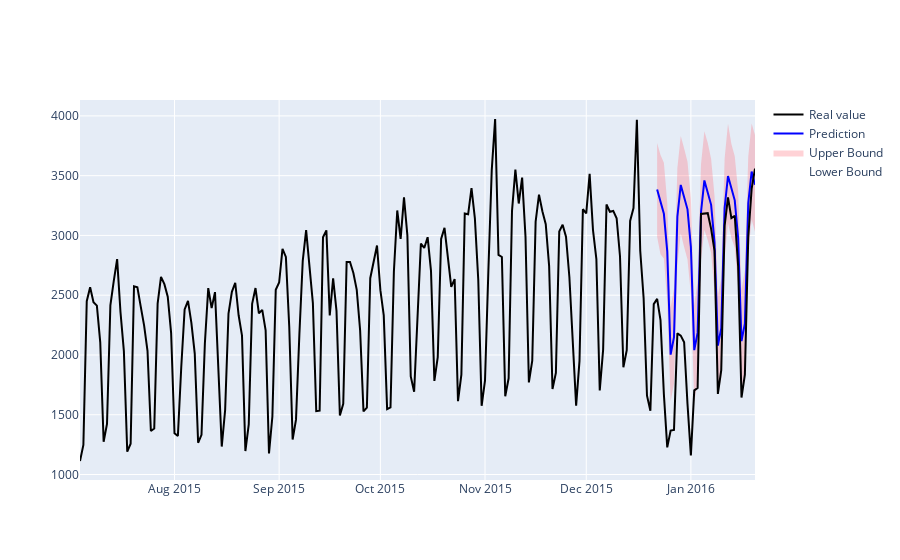

This figure's notebook cell:
### Code cell
forecast_plot_wrap(df_modified, predictions, 200)
